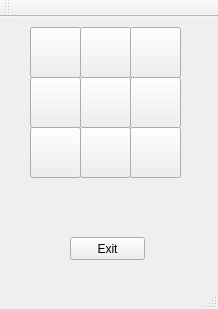
<?xml version="1.0" encoding="UTF-8"?>
<ui version="4.0">
 <class>MainWindow</class>
 <widget class="QMainWindow" name="MainWindow">
  <property name="geometry">
   <rect>
    <x>0</x>
    <y>0</y>
    <width>218</width>
    <height>309</height>
   </rect>
  </property>
  <property name="windowTitle">
   <string>MainWindow</string>
  </property>
  <widget class="QWidget" name="centralWidget">
   <widget class="QPushButton" name="pushButton">
    <property name="geometry">
     <rect>
      <x>70</x>
      <y>220</y>
      <width>75</width>
      <height>23</height>
     </rect>
    </property>
    <property name="text">
     <string>Exit</string>
    </property>
   </widget>
   <widget class="QPushButton" name="button1">
    <property name="geometry">
     <rect>
      <x>30</x>
      <y>10</y>
      <width>51</width>
      <height>51</height>
     </rect>
    </property>
    <property name="text">
     <string/>
    </property>
   </widget>
   <widget class="QPushButton" name="button3">
    <property name="geometry">
     <rect>
      <x>130</x>
      <y>10</y>
      <width>51</width>
      <height>51</height>
     </rect>
    </property>
    <property name="text">
     <string/>
    </property>
   </widget>
   <widget class="QPushButton" name="button4">
    <property name="geometry">
     <rect>
      <x>30</x>
      <y>60</y>
      <width>51</width>
      <height>51</height>
     </rect>
    </property>
    <property name="text">
     <string/>
    </property>
   </widget>
   <widget class="QPushButton" name="button9">
    <property name="geometry">
     <rect>
      <x>130</x>
      <y>110</y>
      <width>51</width>
      <height>51</height>
     </rect>
    </property>
    <property name="text">
     <string/>
    </property>
   </widget>
   <widget class="QPushButton" name="button8">
    <property name="geometry">
     <rect>
      <x>80</x>
      <y>110</y>
      <width>51</width>
      <height>51</height>
     </rect>
    </property>
    <property name="text">
     <string/>
    </property>
   </widget>
   <widget class="QPushButton" name="button7">
    <property name="geometry">
     <rect>
      <x>30</x>
      <y>110</y>
      <width>51</width>
      <height>51</height>
     </rect>
    </property>
    <property name="text">
     <string/>
    </property>
   </widget>
   <widget class="QPushButton" name="button6">
    <property name="geometry">
     <rect>
      <x>130</x>
      <y>60</y>
      <width>51</width>
      <height>51</height>
     </rect>
    </property>
    <property name="text">
     <string/>
    </property>
   </widget>
   <widget class="QPushButton" name="button5">
    <property name="geometry">
     <rect>
      <x>80</x>
      <y>60</y>
      <width>51</width>
      <height>51</height>
     </rect>
    </property>
    <property name="text">
     <string/>
    </property>
   </widget>
   <widget class="QPushButton" name="button2">
    <property name="geometry">
     <rect>
      <x>80</x>
      <y>10</y>
      <width>51</width>
      <height>51</height>
     </rect>
    </property>
    <property name="text">
     <string/>
    </property>
   </widget>
   <widget class="QLabel" name="label">
    <property name="geometry">
     <rect>
      <x>60</x>
      <y>170</y>
      <width>91</width>
      <height>31</height>
     </rect>
    </property>
    <property name="text">
     <string/>
    </property>
    <property name="alignment">
     <set>Qt::AlignCenter</set>
    </property>
   </widget>
  </widget>
  <widget class="QMenuBar" name="menuBar">
   <property name="geometry">
    <rect>
     <x>0</x>
     <y>0</y>
     <width>218</width>
     <height>21</height>
    </rect>
   </property>
  </widget>
  <widget class="QToolBar" name="mainToolBar">
   <attribute name="toolBarArea">
    <enum>TopToolBarArea</enum>
   </attribute>
   <attribute name="toolBarBreak">
    <bool>false</bool>
   </attribute>
  </widget>
  <widget class="QStatusBar" name="statusBar"/>
 </widget>
 <layoutdefault spacing="6" margin="11"/>
 <resources/>
 <connections/>
</ui>
